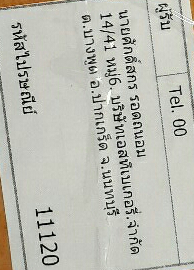
#> input picture useful_python_files/deskew_PCA/1096.png, 194 x 270 px; its folder holds 4 pictures in this run
$ jupyter execute --allow-errors Deskew_f-checkpoint_version1.ipynb
#> lines starting #> are read from the running program, lines starting #| are printed output that depends on the picture; after the words box and inside, x2 and y2 are one past the last pixel; in counts of white or black regions, pixels touching at a corner belong together
[cell 1]
from PIL import Image
import numpy as np
import matplotlib.pyplot as plt
import cv2
import pandas as pd
import os

WHITE, BLACK = 127, 225

[cell 2]
# read in image in greyscale
def getImg(image_path):
    return cv2.imread(image_path)

def getImg_bnw(image_path):
    return cv2.imread(image_path, 0)

def binarizeImg(im):
    ### a threshold in front
#     im = cv2.threshold(im, 0, 255, cv2.THRESH_BINARY | cv2.THRESH_OTSU)[1]
    ### end of threshold

    ### code to filter out not black part first
    hsv = cv2.cvtColor(im, cv2.COLOR_BGR2HSV)

    lower_black = np.array([0,0,0])
    upper_black = np.array([130,130,130])

    mask = cv2.inRange(hsv, lower_black, upper_black)
    res = cv2.bitwise_and(im,im, mask= mask)
    ### end of filtering

    im = cv2.cvtColor(res, cv2.COLOR_BGR2GRAY)

    gray = cv2.bitwise_not(im)

    ### guassian blur and otsu thresholding
    gray = cv2.GaussianBlur(gray,(5,5),0)
    thresh_img = cv2.threshold(gray, 0, 255, cv2.THRESH_BINARY | cv2.THRESH_OTSU)[1]
    return thresh_img

def binarizeImg1(im):
    im = cv2.cvtColor(im, cv2.COLOR_BGR2GRAY)

    gray = cv2.bitwise_not(im)

    ### guassian blur and otsu thresholding
    gray = cv2.GaussianBlur(gray,(5,5),0)
    thresh_img = cv2.threshold(gray, 0, 255, cv2.THRESH_BINARY | cv2.THRESH_OTSU)[1]
    cv2.imwrite('binResults.png', thresh_img)
    return thresh_img


def cvtImageToPoints(binImg):
    Xs = []
    Ys = []
    data = []
    h, w = binImg.shape
    for i in range(h):
        for j in range(w):
            if binImg[i][j] == 0:
                Xs.append(j)
                Ys.append(i)
                data.append([j,i])
    return np.asarray(data), np.asarray(Xs), np.asarray(Ys)

def getFirstComponent(image_path):
    img = getImg(image_path)
    try:
        thresh_img = binarizeImg(img)
        data, Xs, Ys = cvtImageToPoints(thresh_img)
        mean_vec = np.mean(data, axis=0)

        # Calculate the deviations from the mean
        cov_mat = (data - mean_vec).T.dot((data - mean_vec)) / (data.shape[0]-1)
        eig_vals, eig_vecs = np.linalg.eig(cov_mat)
        eig_pairs = [(np.abs(eig_vals[i]), eig_vecs[:,i]) for i in range(len(eig_vals))]
        eig_pairs.sort(key=lambda x: x[0], reverse=True)


        vec_x = [(eig_pairs[0][1][0]+eig_pairs[0][1][0])/2, (eig_pairs[0][1][1]+eig_pairs[1][1][0])/2]
        vec_y = [(eig_pairs[1][1][0]+eig_pairs[0][1][1])/2, (eig_pairs[1][1][1]+eig_pairs[1][1][1])/2]

        first_cpts = [vec_x[0],vec_y[0]] # more robust

        return first_cpts

    except Exception:
        thresh_img = binarizeImg1(img)
        data, Xs, Ys = cvtImageToPoints(thresh_img)
        mean_vec = np.mean(data, axis=0)

        # Calculate the deviations from the mean
        cov_mat = (data - mean_vec).T.dot((data - mean_vec)) / (data.shape[0]-1)
        eig_vals, eig_vecs = np.linalg.eig(cov_mat)
        eig_pairs = [(np.abs(eig_vals[i]), eig_vecs[:,i]) for i in range(len(eig_vals))]
        eig_pairs.sort(key=lambda x: x[0], reverse=True)


        vec_x = [(eig_pairs[0][1][0]+eig_pairs[0][1][0])/2, (eig_pairs[0][1][1]+eig_pairs[1][1][0])/2]
        vec_y = [(eig_pairs[1][1][0]+eig_pairs[0][1][1])/2, (eig_pairs[1][1][1]+eig_pairs[1][1][1])/2]

        first_cpts = [vec_x[0],vec_y[0]] # more robust

        return first_cpts


def isFlipped(thresh_img):
    left = thresh_img[0:thresh_img.shape[0], 0:thresh_img.shape[1]//4]
    right = thresh_img[0:thresh_img.shape[0], (thresh_img.shape[1]-thresh_img.shape[1]//4):thresh_img.shape[1]]
    return len(cvtImageToPoints(left)[0]) < len(cvtImageToPoints(right)[0])

def getAngle(vector):
    from math import atan2, pi
    rad = atan2(vector[1], vector[0])
    deg = rad/(2*pi) * 360
    #print(deg)
    return deg

# angle in degree, positive means clockwise rotation
def rotate_bound(image, angle):
    # grab the dimensions of the image and then determine the
    # center
    (h, w) = image.shape[:2]
    (cX, cY) = (w / 2, h / 2)

    # grab the rotation matrix (applying the negative of the
    # angle to rotate clockwise), then grab the sine and cosine
    # (i.e., the rotation components of the matrix)
    M = cv2.getRotationMatrix2D((cX, cY), -angle, 1.0)
    cos = np.abs(M[0, 0])
    sin = np.abs(M[0, 1])

    # compute the new bounding dimensions of the image
    nW = int((h * sin) + (w * cos))
    nH = int((h * cos) + (w * sin))

    # adjust the rotation matrix to take into account translation
    M[0, 2] += (nW / 2) - cX
    M[1, 2] += (nH / 2) - cY

    # perform the actual rotation and return the image
    return cv2.warpAffine(image, M, (nW, nH),borderMode=0, borderValue=(255,255,255))

def rotateImg(data_path):
    img = getImg(data_path)
#> in getImg, returned value is the input picture: shape (270, 194, 3); mean B, G, R 180.4, 189.2, 188.4
    im = binarizeImg(img)
#> in binarizeImg, `hsv = cv2.cvtColor(im, cv2.COLOR_BGR2HSV)`: hsv: shape (270, 194, 3); mean H, S, V 36.9, 17.8, 190.3
#> in binarizeImg, `mask = cv2.inRange(hsv, lower_black, upper_black)`:
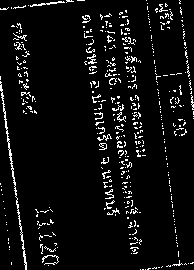
#> mask: shape (270, 194); 5.9% white in thin lines or dots
#> in binarizeImg, `res = cv2.bitwise_and(im,im, mask= mask)`:
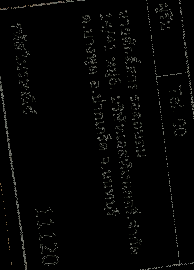
#> res: shape (270, 194, 3); mean B, G, R 3.9, 4.3, 4.2
#> in binarizeImg, `gray = cv2.bitwise_not(im)`:
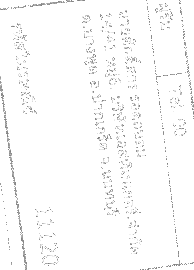
#> gray: shape (270, 194); min 126, max 255, mean 250.8
#> in binarizeImg, `gray = cv2.GaussianBlur(gray,(5,5),0)`:
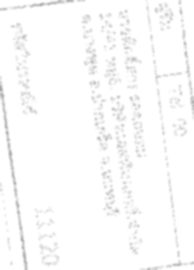
#> gray: shape (270, 194); min 164, max 255, mean 250.8
#> in binarizeImg, `thresh_img = cv2.threshold(gray, 0, 255, cv2.THRESH_BINARY | cv2.THRES..`:
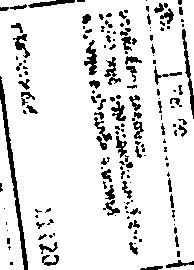
#> thresh_img: shape (270, 194); 88.4% white; 165 black regions (93 under 20 px), largest, box (x1, y1, x2, y2) and area: (0, 76, 28, 270) 785, (182, 29, 194, 119) 288, (84, 40, 97, 75) 226
    first_cpts = getFirstComponent(data_path)
#> in getFirstComponent, `data, Xs, Ys = cvtImageToPoints(thresh_img)`: data = 6100 pairs, first value 0 to 193, second value 0 to 269; Xs = 6100 values, max 193 at index 2605, min 0 at index 259, mean 100.2; Ys = 6100 values from 0 to 269
#> in getFirstComponent, `mean_vec = np.mean(data, axis=0)`: mean_vec = [100.2, 118.5]
#> in getFirstComponent, `cov_mat = (data - mean_vec).T.dot((data - mean_vec)) / (data.shape[0]-1)`: cov_mat = [[3295.4, -422.1], [-422.1, 5934.5]]
#> in getFirstComponent, `eig_vals, eig_vecs = np.linalg.eig(cov_mat)`: eig_vals = [3229.5, 6000.4]; eig_vecs = [[-0.988, 0.154], [-0.154, -0.988]]
#> in getFirstComponent, `eig_pairs = [(np.abs(eig_vals[i]), eig_vecs[:,i]) for i in range(len(e..`: eig_pairs = [(3229.5, [-0.988, -0.154]), (6000.4, [0.154, -0.988])]
#> in getFirstComponent, `vec_x = [(eig_pairs[0][1][0]+eig_pairs[0][1][0])/2, (eig_pairs[0][1][1..`: vec_x = [0.154, -0.988]
#> in getFirstComponent, `vec_y = [(eig_pairs[1][1][0]+eig_pairs[0][1][1])/2, (eig_pairs[1][1][1..`: vec_y = [-0.988, -0.154]
#> in getFirstComponent, `first_cpts = [vec_x[0],vec_y[0]]`: first_cpts = [0.154, -0.988]
#> first_cpts = [0.154, -0.988]

# [4 lines of commented-out code are left out]

    rotated = rotate_bound(im, getAngle(first_cpts))
#> in getAngle, `rad = atan2(vector[1], vector[0])`: rad = -1.42
#> in getAngle, `deg = rad/(2*pi) * 360`: deg = -81.13
#> in rotate_bound, `(h, w) = image.shape[:2]`: h = 270; w = 194
#> in rotate_bound, `(cX, cY) = (w / 2, h / 2)`: cX = 97; cY = 135
#> in rotate_bound, `M = cv2.getRotationMatrix2D((cX, cY), -angle, 1.0)`: M = [[0.154, 0.988, -51.34], [-0.988, 0.154, 210]]
#> in rotate_bound, `cos = np.abs(M[0, 0])`: cos = 0.154
#> in rotate_bound, `sin = np.abs(M[0, 1])`: sin = 0.988
#> in rotate_bound, `nW = int((h * sin) + (w * cos))`: nW = 296
#> in rotate_bound, `nH = int((h * cos) + (w * sin))`: nH = 233
#> in rotate_bound, `return cv2.warpAffine(image, M, (nW, nH),borderMode=0, borderValue=(25..`:
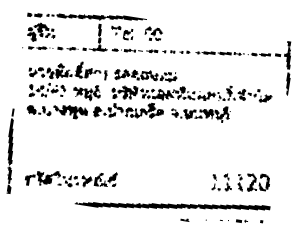
#> returned value: shape (233, 296); min 0, max 255, mean 232.4

    return rotated

#> (a cell that did not finish here is left out)

## try out individually

[cell 4]
rotated = rotateImg('1096.png')
cv2.imwrite('results.png',rotated)
#> Out = True
